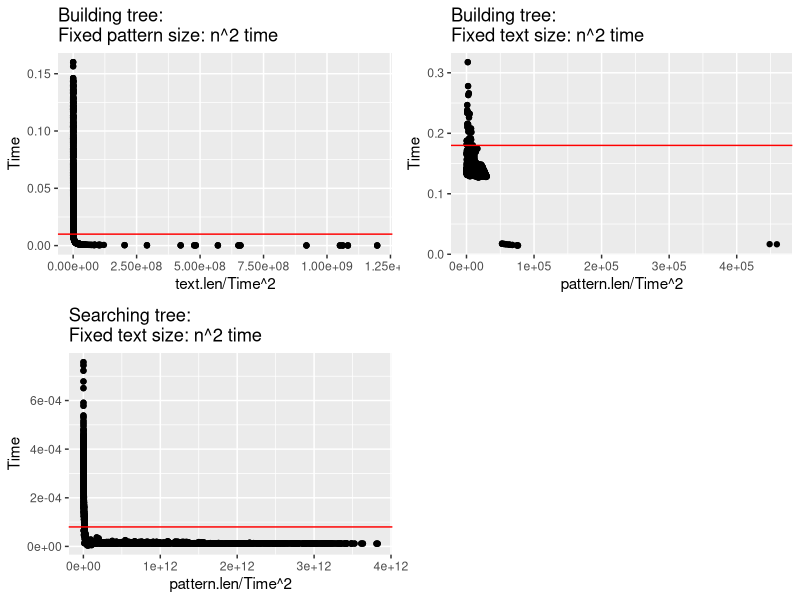
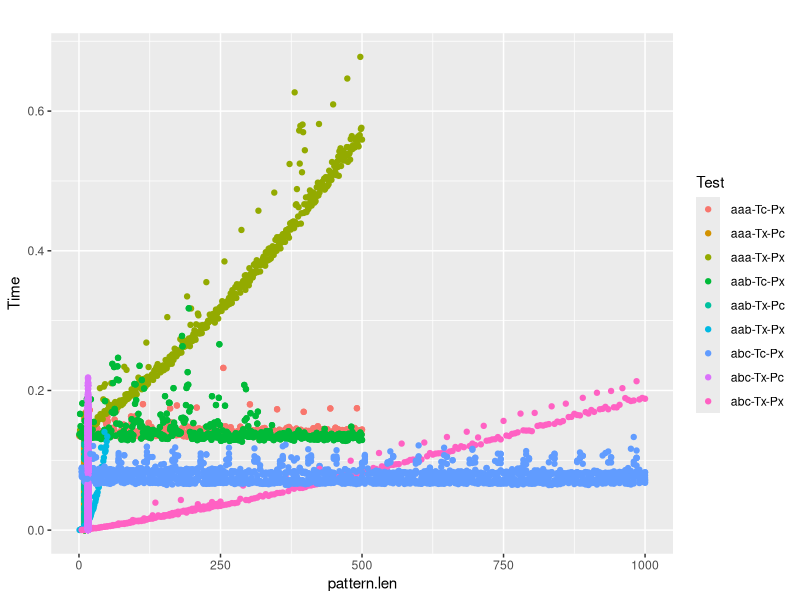

Generate these figures, in order, with R:
## ---- chunk 1
knitr::opts_chunk$set(echo = TRUE)
library(ggpubr)
## ---- chunk 2
setwd('/Users/PM/Dropbox/Genome_scale_algorithms/Genome_scale_algorithms/Project2')
library(dplyr)
library(ggpubr)

df_build.naive = read.csv( "Test - SuffixTree Build - Naive.csv" , header = F)
colnames(df_build.naive) = c("Function", "Time", "Test", "text.len", "pattern.len", "occurrences", "?")



df_search = read.csv( "Test - SuffixTree Search.csv" )
colnames(df_search) = c("Function", "Time", "Test", "text.len", "pattern.len", "occurrences", "?")

fixed_text_size_build <- df_build.naive %>%
  filter(text.len == 500)

fixed_patter_size_build <- df_build.naive %>%
  filter(pattern.len == 10)

fixed_text_size_search <- df_search %>%
  filter(text.len == 500)

fixed_pattern_size_search <- df_search %>%
  filter(pattern.len == 10)


plot1 <- ggplot(data = fixed_patter_size_build) + 
  geom_point(mapping = aes(x = text.len/Time^2, y = Time)) +
  ggtitle("Building tree: \nFixed pattern size: n^2 time") +
  geom_hline(yintercept = 0.01, color = "red")

plot2 <- ggplot(data = fixed_text_size_build) + 
  geom_point(mapping = aes(x = pattern.len/Time^2, y = Time)) + 
  geom_hline(yintercept = 0.18, color = "red") +
  ggtitle("Building tree: \nFixed text size: n^2 time")

plot3 <- ggplot(data = fixed_text_size_search) + 
  geom_point(mapping = aes(x = pattern.len/Time^2, y = Time)) + 
  geom_hline(yintercept = 0.00008, color = "red") +
  ggtitle("Searching tree: \nFixed text size: n^2 time")

#we dont need fourth plot since, searching the tree is not affected by text size, only the pattern

ggarrange(plot1,plot2,plot3,
      ncol = 2, nrow =2) 
  
## ---- chunk 3

ggplot(data = df_build.naive) + 
  geom_point(mapping = aes(x = pattern.len, y = Time, color = Test)) +
  ggtitle("")

